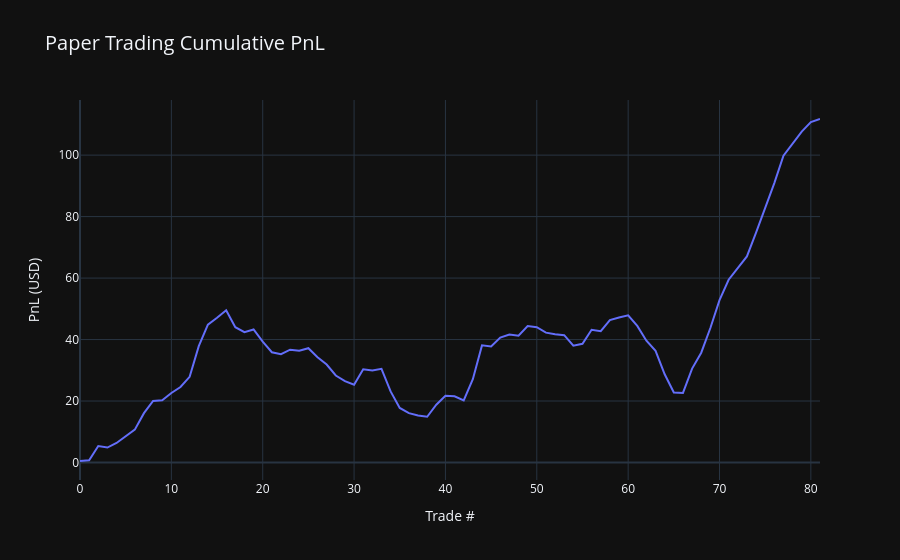
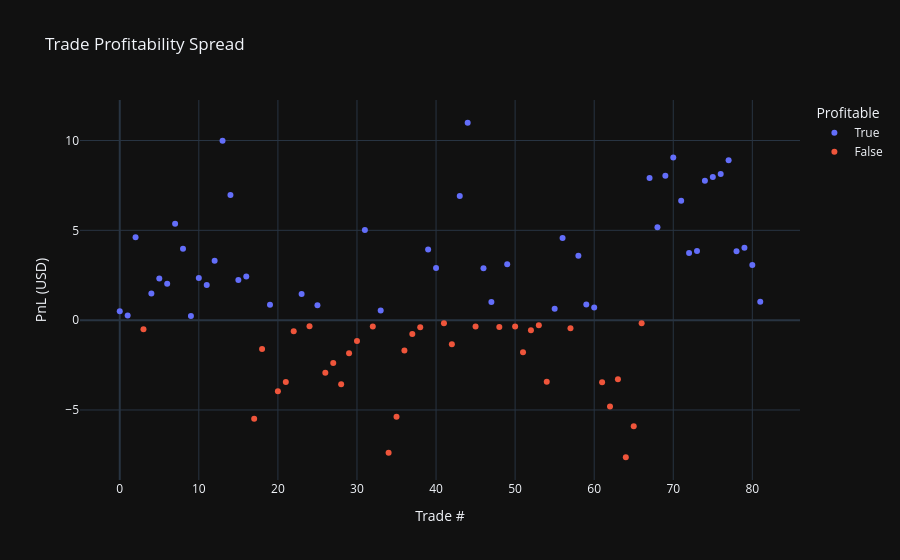

Notebook cell for these charts, in order:
### Markdown cell above
## 4. Visualizations

### Code cell
if engine.closed_trades:
    df_trades = pd.DataFrame([vars(t) for t in engine.closed_trades])
    df_trades['cumulative_pnl'] = df_trades['pnl'].cumsum()
    
    fig = px.line(df_trades, y='cumulative_pnl', title='Paper Trading Cumulative PnL',
                  labels={'index': 'Trade #', 'cumulative_pnl': 'PnL (USD)'})
    fig.update_layout(title_font_size=20)
    fig.show()
    
    # Win/Loss scatter
    fig2 = px.scatter(df_trades, y='pnl', color=(df_trades['pnl'] > 0), 
                      title='Trade Profitability Spread',
                      labels={'color': 'Profitable', 'index': 'Trade #', 'pnl': 'PnL (USD)'})
    fig2.show()
else:
    print("No trades to visualize.")

### Figure 1 — Plotly figure (JSON) as saved in the notebook; plotly's stock layout.template omitted (floating-point values rounded to 4 significant figures)
{"data": [{"hovertemplate": "Trade #=%{x}<br>PnL (USD)=%{y}<extra></extra>", "legendgroup": "", "line": {"color": "#636efa", "dash": "solid"}, "marker": {"symbol": "circle"}, "mode": "lines", "name": "", "orientation": "v", "showlegend": false, "type": "scatter", "x": [0, 1, 2, 3, 4, 5, 6, 7, 8, 9, 10, 11, 12, 13, 14, 15, 16, 17, 18, 19, 20, 21, 22, 23, 24, 25, 26, 27, 28, 29, 30, 31, 32, 33, 34, 35, 36, 37, 38, 39, 40, 41, 42, 43, 44, 45, 46, 47, 48, 49, 50, 51, 52, 53, 54, 55, 56, 57, 58, 59, 60, 61, 62, 63, 64, 65, 66, 67, 68, 69, 70, 71, 72, 73, 74, 75, 76, 77, 78, 79, 80, 81], "xaxis": "x", "y": [0.489, 0.7508, 5.363, 4.863, 6.351, 8.674, 10.69, 16.06, 20.03, 20.26, 22.61, 24.57, 27.87, 37.86, 44.82, 47.07, 49.5, 44.01, 42.41, 43.27, 39.31, 35.87, 35.25, 36.7, 36.36, 37.18, 34.25, 31.87, 28.31, 26.47, 25.3, 30.32, 29.96, 30.5, 23.12, 17.74, 16.05, 15.28, 14.88, 18.82, 21.71, 21.55, 20.2, 27.12, 38.11, 37.75, 40.64, 41.65, 41.27, 44.39, 44.04, 42.25, 41.69, 41.41, 37.98, 38.61, 43.19, 42.74, 46.32, 47.19, 47.89, 44.43, 39.63, 36.34, 28.71, 22.8, 22.63, 30.55, 35.72, 43.76, 52.82, 59.46, 63.2, 67.04, 74.8, 82.76, 90.9, 99.8, 103.6, 107.7, 110.7, 111.8], "yaxis": "y"}], "layout": {"legend": {"tracegroupgap": 0}, "title": {"font": {"size": 20}, "text": "Paper Trading Cumulative PnL"}, "xaxis": {"anchor": "y", "domain": [0, 1], "title": {"text": "Trade #"}}, "yaxis": {"anchor": "x", "domain": [0, 1], "title": {"text": "PnL (USD)"}}}}

### Figure 2 — Plotly figure (JSON) as saved in the notebook; plotly's stock layout.template omitted (floating-point values rounded to 4 significant figures)
{"data": [{"hovertemplate": "Profitable=True<br>Trade #=%{x}<br>PnL (USD)=%{y}<extra></extra>", "legendgroup": "True", "marker": {"color": "#636efa", "symbol": "circle"}, "mode": "markers", "name": "True", "orientation": "v", "showlegend": true, "type": "scatter", "x": [0, 1, 2, 4, 5, 6, 7, 8, 9, 10, 11, 12, 13, 14, 15, 16, 19, 23, 25, 31, 33, 39, 40, 43, 44, 46, 47, 49, 55, 56, 58, 59, 60, 67, 68, 69, 70, 71, 72, 73, 74, 75, 76, 77, 78, 79, 80, 81], "xaxis": "x", "y": [0.489, 0.2617, 4.612, 1.488, 2.323, 2.021, 5.361, 3.976, 0.2327, 2.343, 1.96, 3.306, 9.985, 6.967, 2.241, 2.436, 0.8636, 1.46, 0.8244, 5.015, 0.5344, 3.935, 2.897, 6.912, 10.99, 2.887, 1.01, 3.113, 0.6355, 4.573, 3.58, 0.8668, 0.7067, 7.919, 5.178, 8.037, 9.058, 6.646, 3.733, 3.845, 7.755, 7.965, 8.142, 8.898, 3.834, 4.025, 3.065, 1.028], "yaxis": "y"}, {"hovertemplate": "Profitable=False<br>Trade #=%{x}<br>PnL (USD)=%{y}<extra></extra>", "legendgroup": "False", "marker": {"color": "#EF553B", "symbol": "circle"}, "mode": "markers", "name": "False", "orientation": "v", "showlegend": true, "type": "scatter", "x": [3, 17, 18, 20, 21, 22, 24, 26, 27, 28, 29, 30, 32, 34, 35, 36, 37, 38, 41, 42, 45, 48, 50, 51, 52, 53, 54, 57, 61, 62, 63, 64, 65, 66], "xaxis": "x", "y": [-0.5002, -5.493, -1.603, -3.961, -3.442, -0.6211, -0.3457, -2.93, -2.383, -3.565, -1.839, -1.163, -0.3574, -7.378, -5.382, -1.687, -0.7655, -0.4016, -0.1682, -1.341, -0.3513, -0.3779, -0.3491, -1.79, -0.5555, -0.2798, -3.434, -0.4466, -3.462, -4.805, -3.29, -7.631, -5.911, -0.1693], "yaxis": "y"}], "layout": {"legend": {"title": {"text": "Profitable"}, "tracegroupgap": 0}, "title": {"text": "Trade Profitability Spread"}, "xaxis": {"anchor": "y", "domain": [0, 1], "title": {"text": "Trade #"}}, "yaxis": {"anchor": "x", "domain": [0, 1], "title": {"text": "PnL (USD)"}}}}
